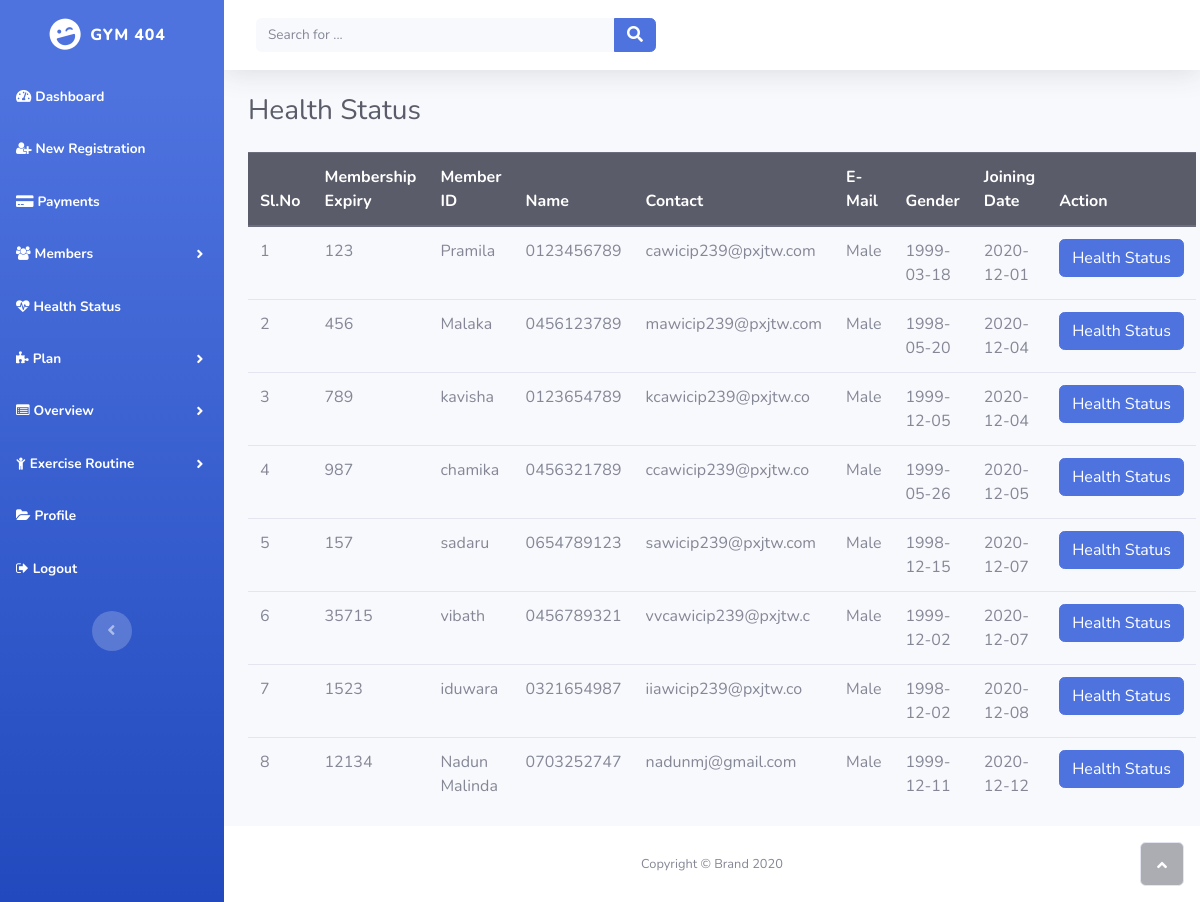
Screenshot of /admin/Health_status.php (signed in) with the database file from the repository.
### tables this page shows
CREATE TABLE `enrolls_to` (
  `et_id` int(5) NOT NULL,
  `pid` varchar(8) NOT NULL,
  `uid` varchar(20) NOT NULL,
  `paid_date` varchar(15) DEFAULT NULL,
  `expire` varchar(15) DEFAULT NULL,
  `renewal` varchar(15) DEFAULT NULL
);

CREATE TABLE `users` (
  `userid` varchar(20) NOT NULL,
  `username` varchar(40) NOT NULL,
  `gender` varchar(8) NOT NULL,
  `mobile` varchar(20) NOT NULL,
  `email` varchar(20) NOT NULL,
  `dob` varchar(10) NOT NULL,
  `joining_date` varchar(10) NOT NULL
);

### admin/Health_status.php (the view, shortened to what this page needs)
<?php require_once 'header.php'; ?>
<div class="d-sm-flex justify-content-between align-items-center mb-4">
    <h3 class="text-dark mb-0">Health Status</h3>
</div>
<table class="table">
    <thead class="thead-dark">
    <tr>
        <th>Sl.No</th>
        <th>Membership Expiry</th>
        <th>Member ID</th>
        <th>Name</th>
        <th>Contact</th>
        <th>E-Mail</th>
        <th>Gender</th>
        <th>Joining Date</th>
        <th>Action</th></h2>
    </tr>
    </thead>
    <tbody>
    <?php
        $query  = "select * from users ORDER BY joining_date";
        $result = mysqli_query($connection, $query);
        $sno    = 1;
        if (mysqli_affected_rows($connection) != 0) {
            while ($row = mysqli_fetch_array($result, MYSQLI_ASSOC)) {
                $uid   = $row['userid'];
                $query1  = "select * from enrolls_to WHERE uid='$uid' AND renewal='yes'";
                $result1 = mysqli_query($connection, $query1);
                if (mysqli_affected_rows($connection) == 1) {
                    while ($row1 = mysqli_fetch_array($result1, MYSQLI_ASSOC)) {
                        echo "<tr><td>".$sno."</td>";
                        echo "<td>" . $row['userid'] . "</td>";
                        echo "<td>" . $row['username'] . "</td>";
                        echo "<td>" . $row['mobile'] . "</td>";
                        echo "<td>" . $row['email'] . "</td>";
                        echo "<td>" . $row['gender'] . "</td>";
                        echo "<td>" . $row['dob'] . "</td>";
                        echo "<td>" . $row['joining_date'] ."</td>";
                        $uname=$row['username'];
                        $udob=$row['dob'];
                        $ujoing=$row['joining_date'];
                        $ugender=$row['gender'];
                        $sno++;
                        echo "<td><form action='edit_health_status.php' method='post'><input type='hidden' name='uid' value='" . $uid . "'/>
                                                <input type='hidden' name='uname' value='" . $uname . "'/>
                                                <input type='hidden' name='udob' value='" . $udob . "'/>
                                                <input type='hidden' name='ujoin' value='" . $ujoing . "'/>
                                                <input type='hidden' name='ugender' value='" . $ugender . "'/><input type='submit' name='submit' class='btn btn-primary' id='button1' value='Health Status'/></form></td></tr>";
                    }
                }
            }
        }
    ?>
    </tbody>
</table>
<?php require_once 'footer.php';?>

### admin/header.php (shortened to what this page needs)
<!DOCTYPE html>
<html>
<head>
    <link rel="stylesheet" href="assets/bootstrap/css/bootstrap.min.css">
    <link rel="stylesheet" href="assets/fonts/fontawesome-all.min.css">
    <link rel="stylesheet" href="assets/fonts/font-awesome.min.css">
    <link rel="stylesheet" href="assets/fonts/fontawesome5-overrides.min.css">
</head>
<body id="page-top">
    <div id="wrapper">
        <nav class="navbar navbar-dark align-items-start sidebar sidebar-dark accordion bg-gradient-primary p-0">
            <div class="container-fluid d-flex flex-column p-0">
                <a class="navbar-brand d-flex justify-content-center align-items-center sidebar-brand m-0" href="#">
                    <div class="sidebar-brand-icon rotate-n-15"><i class="fas fa-laugh-wink"></i></div>
                    <div class="sidebar-brand-text mx-2"><span>Gym 404</span></div>
                </a>
                <ul class="nav navbar-nav text-light" id="accordionSidebar">
                    <li class="nav-item"><a class="nav-link active" href="index.php"><i class="fas fa-tachometer-alt"></i><span>Dashboard</span></a></li>
                    <li class="nav-item"><a class="nav-link active" href="registration.php"><i class="fa fa-user-plus"></i><span>New Registration</span></a></li>
                    <li class="nav-item"><a class="nav-link active" href="payments.php"><i class="fa fa-credit-card-alt"></i><span>Payments</span></a></li>
                    <li class="nav-item dropdown">
                        <a class="nav-link active dropdown-toggle" href="#" data-toggle="dropdown" role="button" aria-haspopup="true" aria-expanded="false"><i class="fa fa-users"></i><span>Members</span></a>
                    </li>
                    <li class="nav-item"><a class="nav-link active" href="Health_status.php"><i class="fa fa-heartbeat"></i><span>Health Status</span></a></li>
                    <li class="nav-item dropdown">
                        <a class="nav-link active dropdown-toggle" href="#" data-toggle="dropdown" role="button" aria-haspopup="true" aria-expanded="false"><i class="fa fa-puzzle-piece"></i><span>Plan</span></a>
                    </li>
                    <li class="nav-item dropdown">
                        <a class="nav-link active dropdown-toggle" href="#" data-toggle="dropdown" role="button" aria-haspopup="true" aria-expanded="false"><i class="fa fa-list-alt"></i><span>Overview</span></a>
                    </li>
                    <li class="nav-item dropdown">
                        <a class="nav-link active dropdown-toggle" href="#" data-toggle="dropdown" role="button" aria-haspopup="true" aria-expanded="false"><i class="fa fa-child"></i><span>Exercise Routine</span></a>
                    </li>
                    <li class="nav-item"><a class="nav-link active" href="profile.php"><i class="fa fa-folder-open"></i><span>Profile</span></a></li>
                    <li class="nav-item"><a class="nav-link active" href="logout.php"><i class="fa fa-sign-out"></i><span>Logout</span></a></li>
                </ul>
                <div class="text-center d-none d-md-inline"><button class="btn rounded-circle border-0" id="sidebarToggle" type="button"></button></div>
            </div>
        </nav>
        <div class="d-flex flex-column" id="content-wrapper">
            <div id="content">
                <nav class="navbar navbar-light navbar-expand bg-white shadow mb-4 topbar static-top">
                    <div class="container-fluid"><button class="btn btn-link d-md-none rounded-circle mr-3" id="sidebarToggleTop" type="button"><i class="fas fa-bars"></i></button>
                        <form class="form-inline d-none d-sm-inline-block mr-auto ml-md-3 my-2 my-md-0 mw-100 navbar-search">
                            <div class="input-group"><input class="bg-light form-control border-0 small" type="text" placeholder="Search for ...">
                                <div class="input-group-append"><button class="btn btn-primary py-0" type="button"><i class="fas fa-search"></i></button></div>
                            </div>
                        </form>
            </div>
            </nav>
            <div class="container-fluid">

### admin/footer.php (shortened to what this page needs)
                </div>
        </div>
        <footer class="bg-white sticky-footer">
            <div class="container my-auto">
                <div class="text-center my-auto copyright"><span>Copyright © Brand 2020</span></div>
            </div>
        </footer>
    </div><a class="border rounded d-inline scroll-to-top" href="#page-top"><i class="fas fa-angle-up"></i></a></div>
</body>
</html>

### rows the page displays
enrolls_to: uid.userid "123", uid.username "Pramila", uid.mobile "0123456789", uid.email "cawicip239@pxjtw.com", uid.gender "Male", uid.dob "1999-03-18", uid.joining_date "2020-12-01"
enrolls_to: uid.userid "456", uid.username "Malaka", uid.mobile "0456123789", uid.email "mawicip239@pxjtw.com", uid.gender "Male", uid.dob "1998-05-20", uid.joining_date "2020-12-04"
enrolls_to: uid.userid "789", uid.username "kavisha", uid.mobile "0123654789", uid.email "kcawicip239@pxjtw.co", uid.gender "Male", uid.dob "1999-12-05", uid.joining_date "2020-12-04"
enrolls_to: uid.userid "987", uid.username "chamika", uid.mobile "0456321789", uid.email "ccawicip239@pxjtw.co", uid.gender "Male", uid.dob "1999-05-26", uid.joining_date "2020-12-05"
enrolls_to: uid.userid "157", uid.username "sadaru", uid.mobile "0654789123", uid.email "sawicip239@pxjtw.com", uid.gender "Male", uid.dob "1998-12-15", uid.joining_date "2020-12-07"
enrolls_to: uid.userid "35715", uid.username "vibath", uid.mobile "0456789321", uid.email "vvcawicip239@pxjtw.c", uid.gender "Male", uid.dob "1999-12-02", uid.joining_date "2020-12-07"
enrolls_to: uid.userid "1523", uid.username "iduwara", uid.mobile "0321654987", uid.email "iiawicip239@pxjtw.co", uid.gender "Male", uid.dob "1998-12-02", uid.joining_date "2020-12-08"
enrolls_to: uid.userid "12134", uid.username "Nadun Malinda", uid.mobile "0703252747", uid.email "nadunmj@gmail.com", uid.gender "Male", uid.dob "1999-12-11", uid.joining_date "2020-12-12"
